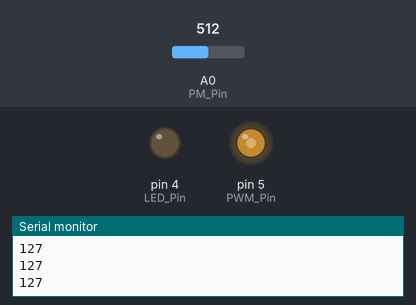
This sketch was run on a simulated Arduino Uno, built with avr-gcc and run on an emulated ATmega328P. Parts: output pins drawn as LEDs (lit = HIGH), the last lines printed to the serial monitor. The test bench sets the inputs (shaded band); at power-on: A0 (PM_Pin) = 512.

Above: at 1.2 s.
1.3 s: A0 (PM_Pin) set to 716
At 2.5 s:
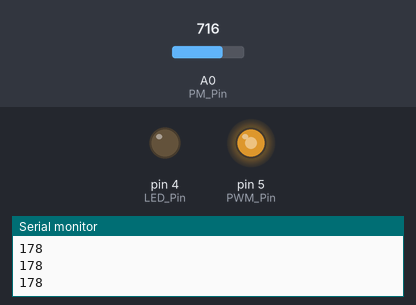
2.8 s: A0 (PM_Pin) set to 900
At 3.3 s:
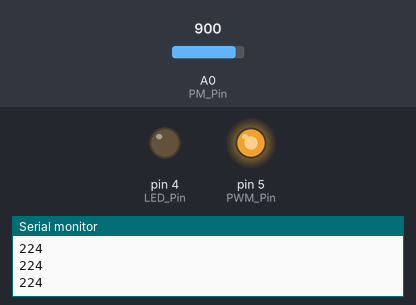
4.3 s: A0 (PM_Pin) set to 122
At 5.1 s:
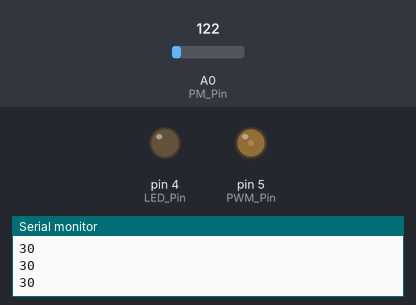
5.8 s: A0 (PM_Pin) set to 0
At 6.8 s:
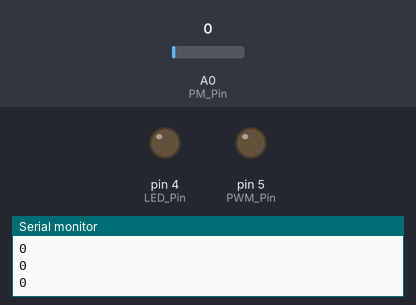
7.3 s: A0 (PM_Pin) set to 511
At 8.5 s:
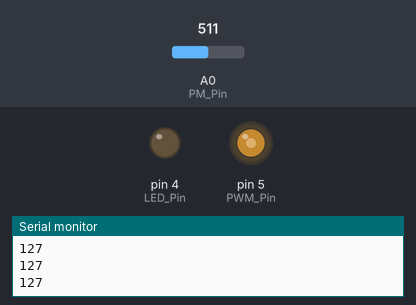
Timing chart, 0 to 9.8 s (numbered marks = the images above; inputs shaded):
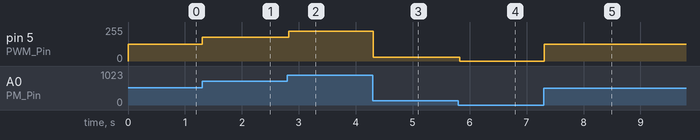

Measured:
- after the input at 1.3 s, pin 5 (PWM_Pin): 127/255 → 178/255 at once
- after the input at 2.8 s, pin 5 (PWM_Pin): 178/255 → 224/255 at once
- after the input at 4.3 s, pin 5 (PWM_Pin): 224/255 → 30/255 at once
- after the input at 5.8 s, pin 5 (PWM_Pin): 30/255 → 0/255 at once
- after the input at 7.3 s, pin 5 (PWM_Pin): 0/255 → 127/255 at once

The sketch:

PWM.ino
```cpp
#define PWM_Pin 5
#define LED_Pin 4
#define PM_Pin 0

int value;

void setup() {
  Serial.begin(9600);
  pinMode(PWM_Pin, OUTPUT);
  pinMode(LED_Pin, OUTPUT);
}

void loop() {
  /* настройка потенциометра */
  value = analogRead(PM_Pin);
  value = map(value, 0, 1023, 0, 255);
  constrain(value, 0, 255);
  Serial.println(value);

  /* включение ШИМ пина */
  analogWrite(PWM_Pin, value);
  delay(30);
}
```
